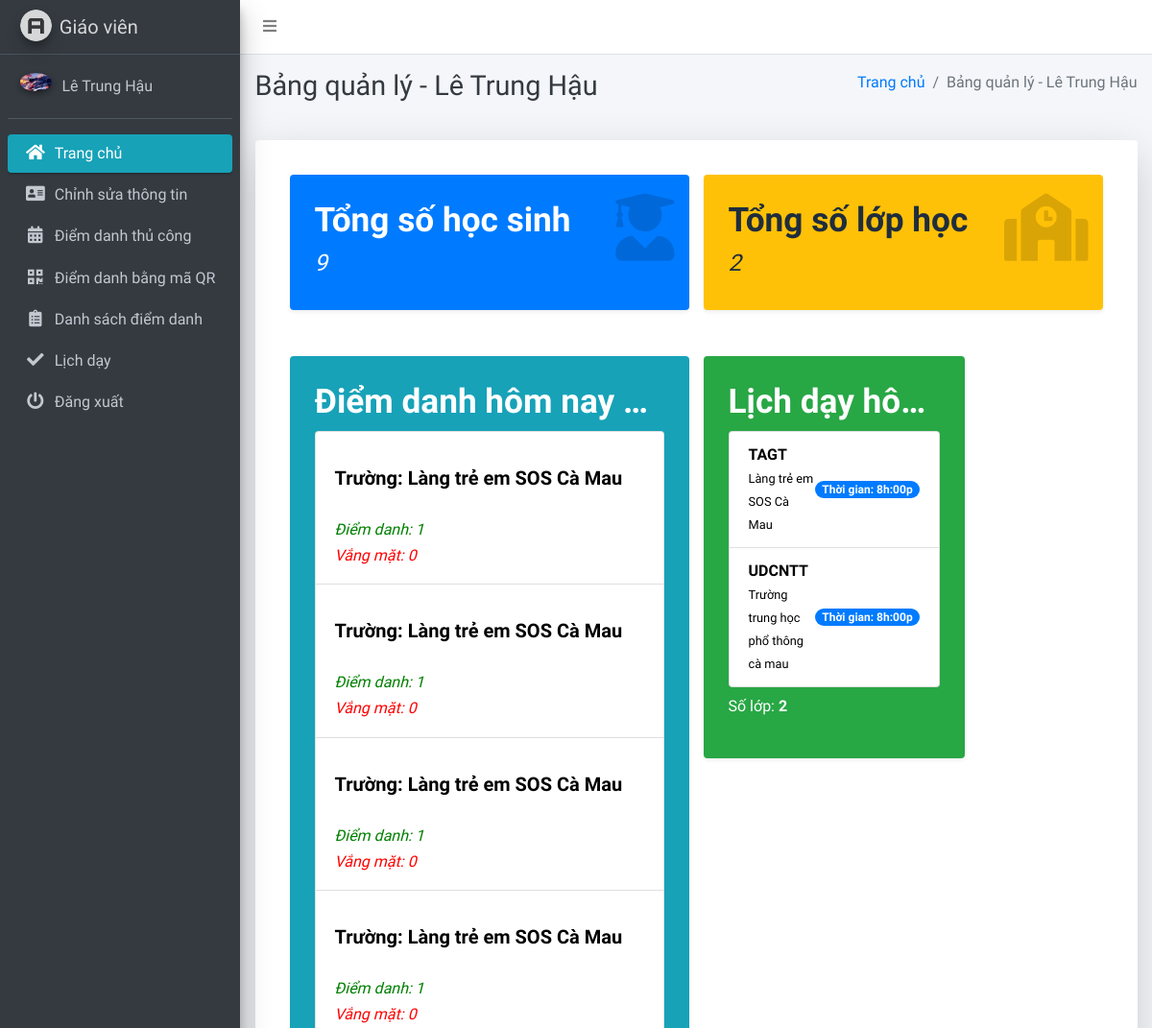
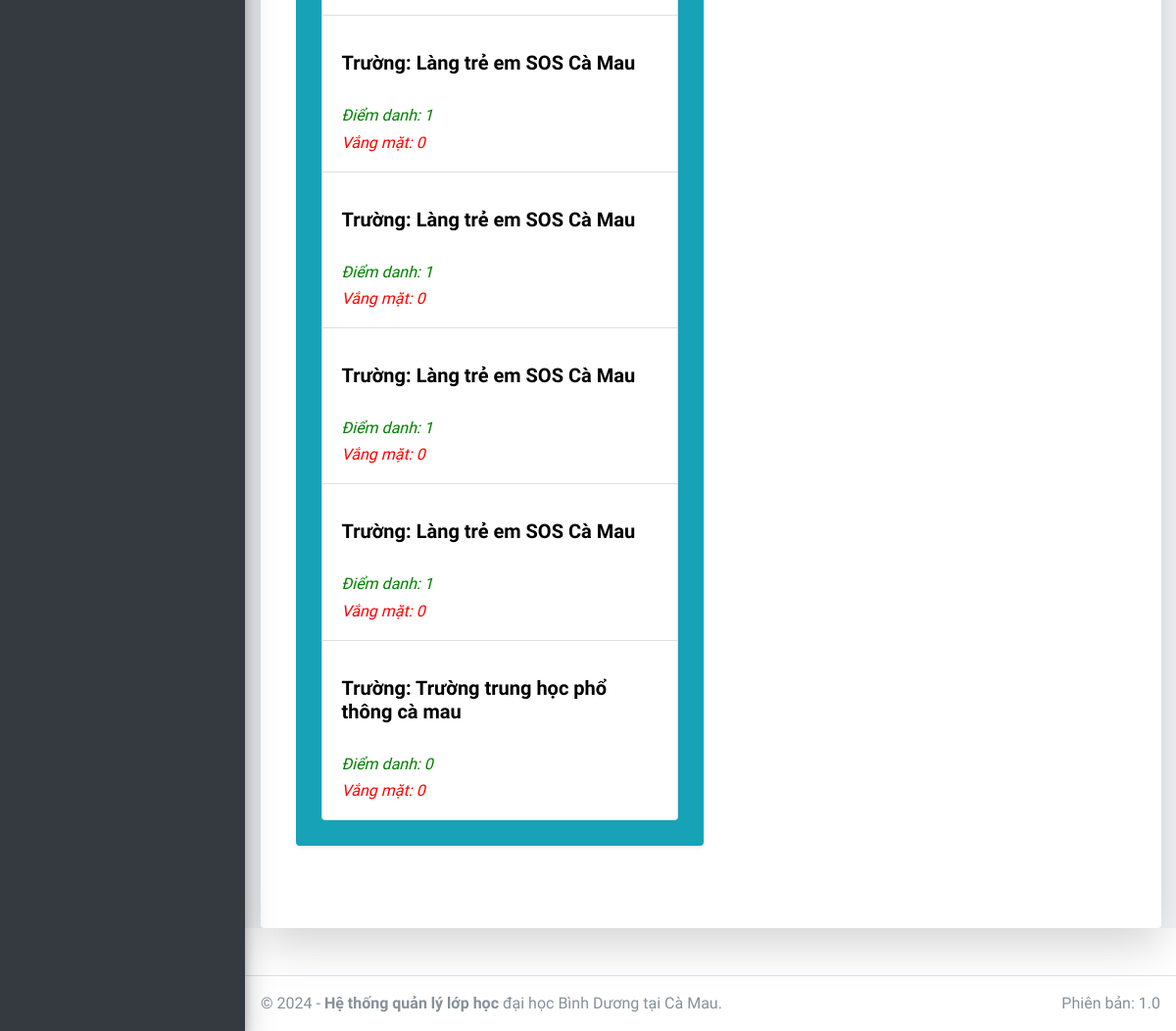
The app's page /staff/home/ (signed in), older data (2 pictures, top to bottom).
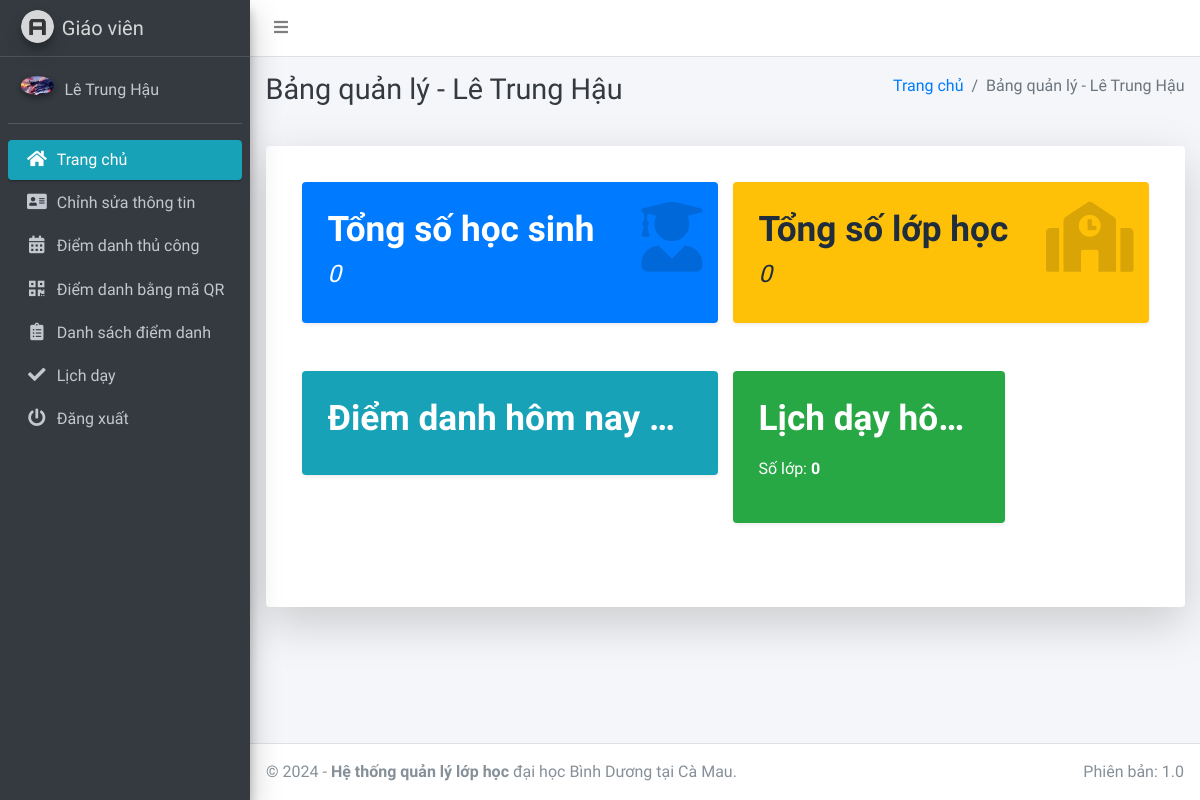
The same page, newer data.
### main_app/models.py (models this page shows, shortened)
class Student(models.Model):
    admin = models.OneToOneField(CustomUser, on_delete=models.CASCADE)
    course = models.ForeignKey(Course, on_delete=models.CASCADE, null=True, blank=False)
    session = models.ForeignKey(Subject, on_delete=models.CASCADE, null=True) #lớp học
    def __str__(self):
        return self.admin.last_name + " " + self.admin.first_name

class Course(models.Model):
    name = models.CharField(max_length=120, null=True) #tên trường
    created_at = models.DateTimeField(auto_now_add=True)
    updated_at = models.DateTimeField(auto_now=True)
    def __str__(self):
        return self.name

class TeachingSchedule(models.Model):
    staff = models.ForeignKey(Staff, on_delete=models.CASCADE)
    school_name = models.ForeignKey(Course, on_delete=models.CASCADE)
    class_name = models.ForeignKey(Subject, on_delete=models.CASCADE)
    schedule_date = models.DateField()
    start_time = models.TimeField()
    created_at = models.DateTimeField(auto_now_add=True)
    updated_at = models.DateTimeField(auto_now=True)
    def __str__(self):
        return f"Lịch dạy của giáo viên {self.staff.admin.first_name} {self.staff.admin.last_name} tại {self.school_name} lớp {self.class_name} vào {self.start_time} giờ ngày {self.schedule_date}"

class Subject(models.Model):
    name = models.CharField(max_length=120) #tên lớp
    staff = models.ForeignKey(Staff, on_delete=models.CASCADE, null=True, blank=False)
    course = models.ForeignKey(Course, on_delete=models.CASCADE)
    updated_at = models.DateTimeField(auto_now=True)
    created_at = models.DateTimeField(auto_now_add=True)
    def __str__(self):
        return self.name

### main_app/staff_views.py (the view)
# urls.py: path("staff/home/", staff_views.staff_home, name='staff_home'),
def staff_home(request):
    staff = get_object_or_404(Staff, admin=request.user)
    today = timezone.now().date()
    teaching_schedules_today = TeachingSchedule.objects.filter(staff=staff, schedule_date=today)
    total_students = Student.objects.filter(
        session__in=teaching_schedules_today.values_list('class_name', flat=True)
    ).distinct().count()  # Tránh trùng lặp học sinh nếu giáo viên dạy nhiều lớp
    total_subject = teaching_schedules_today.count()
    students = Student.objects.filter(
        session__in=teaching_schedules_today.values_list('class_name', flat=True)
    ).annotate(
        present_count=Count(Case(
            When(attendancereport__status=True, attendancereport__attendance__date=today, then=1),
            output_field=IntegerField()
        )),
        leave_count=Count(Case(
            When(attendancereport__status=False, attendancereport__attendance__date=today, then=1),
            output_field=IntegerField()
        )) + Count(Case(
            When(leavereportstudent__status=1, leavereportstudent__date=today, then=1),
            output_field=IntegerField()
        ))
    )
    student_attendance_list = []
    for student in students:
        teaching_schedule = teaching_schedules_today.filter(class_name=student.session).first()
        school_name = teaching_schedule.school_name.name if teaching_schedule else "N/A"
        student_attendance_list.append({
            'student': student,
            'present_count': student.present_count,
            'leave_count': student.leave_count,
            'school_name': school_name  # Thêm tên trường vào danh sách
        })
    context = {
        'page_title': 'Bảng quản lý - ' + str(staff.admin.last_name) + " " + str(staff.admin.first_name),
        'total_students': total_students,
        'total_subject': total_subject,
        'student_attendance_list': student_attendance_list,  # Danh sách học sinh kèm số lần điểm danh và vắng mặt
        'teaching_schedules_today': teaching_schedules_today  # Lịch dạy hôm nay
    }
    print(context)  # In context để kiểm tra
    return render(request, 'staff_template/home_content.html', context)

### main_app/templates/staff_template/home_content.html (shortened to what this page needs)
{% extends 'main_app/base.html' %}
{% load static %}
{% block page_title %}
  {{ page_title }}
{% endblock %}
{% block content %}
  <section class="content">
    <div class="container-fluid">
      <div class="card shadow-lg p-3 mb-5 bg-white rounded">
        <div class="card-body">
          <div class="row">
            <div class="col-lg-6 col-md-6">
              <div class="small-box bg-info shadow-sm p-3 mb-5 bg-blue rounded">
                <div class="inner">
                  <h3>Tổng số học sinh</h3>
                  <h4><i>{{ total_students }}</i></h4>
                </div>
                <div class="icon">
                  <i class="nav-icon fas fa-user-graduate"></i>
                </div>
              </div>
            </div>
            <div class="col-lg-6 col-md-6">
              <div class="small-box bg-yellow shadow-sm p-3 mb-5 bg-yellow rounded">
                <div class="inner">
                  <h3>Tổng số lớp học</h3>
                  <h4><i>{{ total_subject }}</i></h4>
                </div>
                <div class="icon">
                  <i class="nav-icon fas fa-school"></i>
                </div>
              </div>
            </div>
            <div class="col-lg-6 col-md-6">
              <div class="small-box shadow-sm p-3 mb-5 bg-info rounded">
                <div class="inner">
                  <h3 class="text-truncate" id="current-date">Điểm danh hôm nay ngày: </h3>
                  <ul class="list-group">
                    {% for student_attendance in student_attendance_list %}
                      <li class="list-group-item d-flex justify-content-between align-items-center">
                        <div>
                          <br />
                          <small><h5><b style="color: black;">Trường: {{ student_attendance.school_name }}</b></h5></small>
                          <br />
                          <small><h6><i style="color: green;">Điểm danh: {{ student_attendance.present_count }}</i></h6></small>
                          <small><h6><i style="color: red;">Vắng mặt: {{ student_attendance.leave_count }}</i></h6></small>
                        </div>
                      </li>
                    {% endfor %}
                  </ul>
                </div>
              </div>
            </div>
            <div class="col-lg-4 col-md-6">
              <div class="small-box bg-success shadow-sm p-3 mb-5 bg-green rounded">
                <div class="inner">
                  <h3 id="current-date1" class="text-truncate">Lịch dạy hôm nay: </h3>
                  <ul class="list-group" style="color: black;">
                    {% for schedule in teaching_schedules_today %}
                      <li class="list-group-item d-flex justify-content-between align-items-center">
                        <div>
                          <strong>{{ schedule.class_name.name }}</strong> <br />
                          <small>{{ schedule.school_name.name }}</small>
                        </div>
                        <span class="badge badge-primary badge-pill">Thời gian: {{ schedule.start_time|time:"G" }}h:{{ schedule.start_time|time:"i" }}p</span>
                      </li>
                    {% endfor %}
                  </ul>
                  <p class="mt-2">
                    Số lớp: <strong>{{ total_subject }}</strong>
                  </p>
                </div>
              </div>
            </div>
          </div>
        </div>
      </div>
    </div>
  </section>
{% endblock %}

Row changes from the older to the newer data that the page shows:
removed Student: school_name "Làng trẻ em SOS Cà Mau", present_count "1", leave_count "0"
removed Student: school_name "Làng trẻ em SOS Cà Mau", present_count "1", leave_count "0"
removed Student: school_name "Làng trẻ em SOS Cà Mau", present_count "1", leave_count "0"
removed Student: school_name "Làng trẻ em SOS Cà Mau", present_count "1", leave_count "0"
removed Student: school_name "Làng trẻ em SOS Cà Mau", present_count "1", leave_count "0"
removed Student: school_name "Làng trẻ em SOS Cà Mau", present_count "1", leave_count "0"
removed Student: school_name "Làng trẻ em SOS Cà Mau", present_count "1", leave_count "0"
removed Student: school_name "Làng trẻ em SOS Cà Mau", present_count "1", leave_count "0"
removed Student: school_name "Trường trung học phổ thông cà mau", present_count "0", leave_count "0"
removed TeachingSchedule: class_name.name "TAGT", school_name.name "Làng trẻ em SOS Cà Mau", start_time "8", start_time "00"
removed TeachingSchedule: class_name.name "UDCNTT", school_name.name "Trường trung học phổ thông cà mau", start_time "8", start_time "00"
Text that changed along with them:
{{ total_students }}: "9" → "0"
{{ total_subject }}: "2" → "0"
